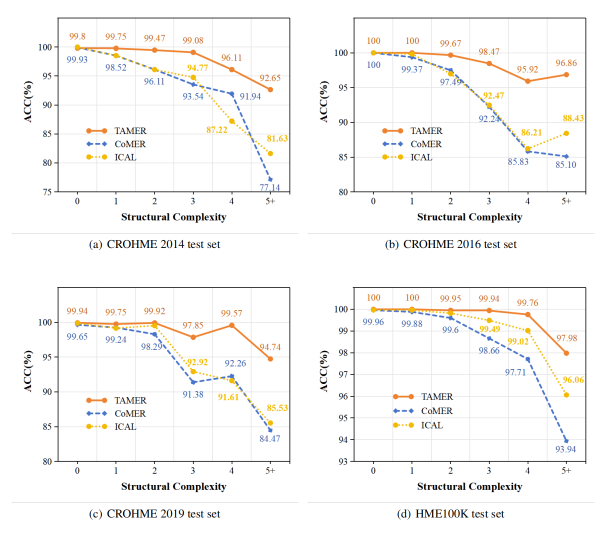
#> input picture baseline/images/Bracket_Matching_Accuracy.png, 1229 x 1069 px, found by its file name (shown at 1/2 size); its folder holds only this picture in this run
$ python preprocess_images.py
#> lines starting #> are read from the running program, lines starting #| are printed output that depends on the picture; after the words box and inside, x2 and y2 are one past the last pixel; in counts of white or black regions, pixels touching at a corner belong together
import os
import shutil
import cv2
import numpy as np

def crop_formula_region(img_gray, padding=10):
    """Crop the formula region from the image by removing background margins."""
    # Determine if background is light or dark
    # We check the average of the edges
    h, w = img_gray.shape
    edge_pixels = np.concatenate([
        img_gray[0, :], img_gray[-1, :],
        img_gray[:, 0], img_gray[:, -1]
    ])
    bg_color = np.median(edge_pixels)

    # Binarize to find foreground
    if bg_color > 127:
        # Light background, dark text
        _, thresh = cv2.threshold(img_gray, bg_color - 30, 255, cv2.THRESH_BINARY_INV)
    else:
        # Dark background, light text
        _, thresh = cv2.threshold(img_gray, bg_color + 30, 255, cv2.THRESH_BINARY)

    # Find coordinates of all non-zero pixels
    coords = cv2.findNonZero(thresh)
    if coords is not None:
        x, y, w_box, h_box = cv2.boundingRect(coords)
        # Add padding
        x1 = max(0, x - padding)
        y1 = max(0, y - padding)
        x2 = min(w, x + w_box + padding)
        y2 = min(h, y + h_box + padding)
        return img_gray[y1:y2, x1:x2]
    return img_gray

def resize_keep_aspect(img, target_h=192, max_w=672):
    """Resize image to target height while keeping aspect ratio, up to max width."""
    h, w = img.shape[:2]
    scale = target_h / h
    new_w = int(w * scale)
    if new_w > max_w:
        new_w = max_w
    return cv2.resize(img, (new_w, target_h), interpolation=cv2.INTER_AREA)

def preprocess_p1(img_path):
    """P1: Gray -> Crop -> Resize keeping aspect ratio."""
    img = cv2.imread(img_path)
    if img is None:
        return None
    gray = cv2.cvtColor(img, cv2.COLOR_BGR2GRAY)
    cropped = crop_formula_region(gray, padding=8)
    resized = resize_keep_aspect(cropped, target_h=192, max_w=672)
    # Convert back to BGR for consistent channel count
    return cv2.cvtColor(resized, cv2.COLOR_GRAY2BGR)

def preprocess_p2(img_path):
    """P2: P1 + Threshold & Denoise."""
    img = cv2.imread(img_path)
    if img is None:
        return None
    gray = cv2.cvtColor(img, cv2.COLOR_BGR2GRAY)
    cropped = crop_formula_region(gray, padding=8)

    # Otsu thresholding for crisp text
    # Assuming light background, if dark background we invert
    h, w = cropped.shape
    edge_pixels = np.concatenate([cropped[0, :], cropped[-1, :], cropped[:, 0], cropped[:, -1]])
    edge_mean = np.mean(edge_pixels)

    if edge_mean > 127:
        # Light background, dark text
        _, thresh = cv2.threshold(cropped, 0, 255, cv2.THRESH_BINARY + cv2.THRESH_OTSU)
    else:
        # Dark background, light text. Invert to keep black text on white background
        _, thresh = cv2.threshold(cropped, 0, 255, cv2.THRESH_BINARY_INV + cv2.THRESH_OTSU)

    # Denoise using median blur to clean up stray dots
    denoised = cv2.medianBlur(thresh, 3)

    # Resize keeping aspect ratio
    resized = resize_keep_aspect(denoised, target_h=192, max_w=672)
    return cv2.cvtColor(resized, cv2.COLOR_GRAY2BGR)

def main():
    src_dir = "tasks/task1_unimernet_baseline/data/quick_test_50/images"
    p0_dir = "tasks/task2_preprocessing_ablation/data/p0_original"
    p1_dir = "tasks/task2_preprocessing_ablation/data/p1_crop_gray_resize"
    p2_dir = "tasks/task2_preprocessing_ablation/data/p2_threshold_denoise"

    for d in [p0_dir, p1_dir, p2_dir]:
        os.makedirs(d, exist_ok=True)

    print("Starting preprocessing ablation images...")
    images = [f for f in os.listdir(src_dir) if f.endswith(".png")]

    for img_name in images:
        src_path = os.path.join(src_dir, img_name)

        # P0: Copy original image
        shutil.copy(src_path, os.path.join(p0_dir, img_name))

        # P1: Crop + Gray + Resize
        p1_img = preprocess_p1(src_path)
#> in preprocess_p1, img is the input picture: shape (1069, 1229, 3); mean B, G, R 245.9, 247.1, 248
#> in preprocess_p1, `gray = cv2.cvtColor(img, cv2.COLOR_BGR2GRAY)`:
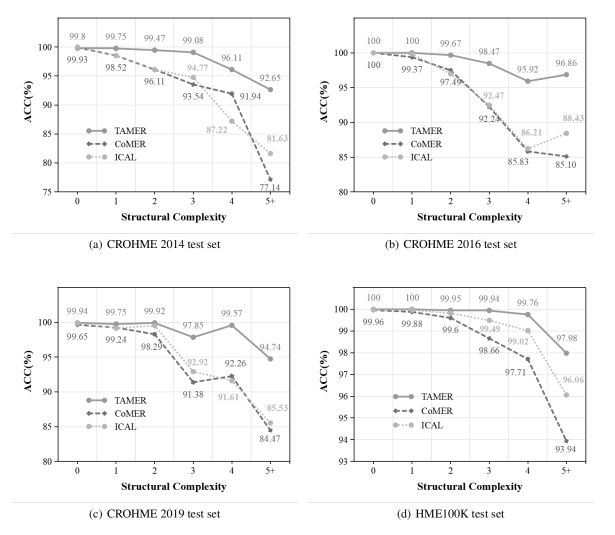
#> gray: shape (1069, 1229) (shown at 1/2 size); min 0, max 255, mean 247.2
#> in crop_formula_region, `edge_pixels = np.concatenate([ img_gray[0, :], img_gray[-1, :], img_gr..`: edge_pixels = 4596 values from 255 to 255
#> in crop_formula_region, `bg_color = np.median(edge_pixels)`: bg_color = 255
#> in crop_formula_region, `_, thresh = cv2.threshold(img_gray, bg_color - 30, 255, cv2.THRESH_BIN..`:
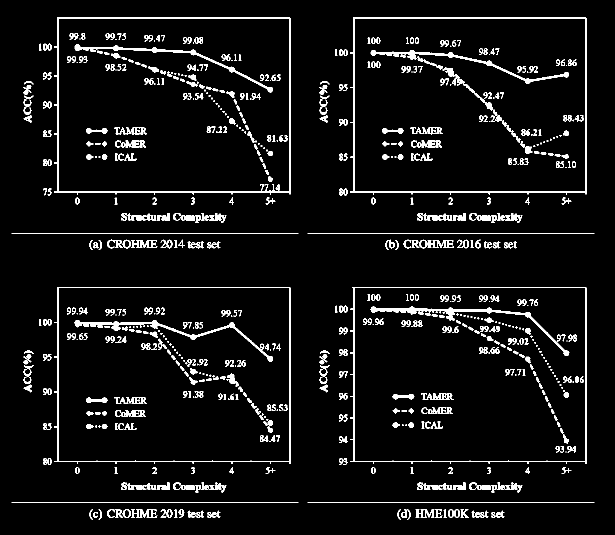
#> thresh: shape (1069, 1229) (shown at 1/2 size); 5.7% white; 765 white regions (174 under 20 px), largest, box (x1, y1, x2, y2) and area: (700, 574, 1173, 928) 3452, (108, 35, 581, 389) 3407, (700, 35, 1173, 389) 3398
#> in crop_formula_region, `coords = cv2.findNonZero(thresh)`: coords = contour of 74268 points, box (x1, y1, x2, y2) (23, 35, 1189, 1039), area 151814
#> in crop_formula_region, `x, y, w_box, h_box = cv2.boundingRect(coords)`: x = 23; y = 35; w_box = 1166; h_box = 1004
#> in crop_formula_region, `x1 = max(0, x - padding)`: x1 = 15
#> in crop_formula_region, `y1 = max(0, y - padding)`: y1 = 27
#> in crop_formula_region, `x2 = min(w, x + w_box + padding)`: x2 = 1197
#> in crop_formula_region, `y2 = min(h, y + h_box + padding)`: y2 = 1047
#> in crop_formula_region, `return img_gray[y1:y2, x1:x2]`:
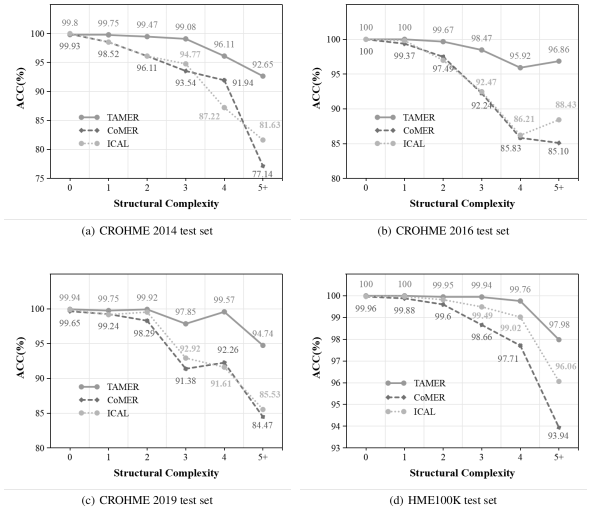
#> returned value: shape (1020, 1182) (shown at 1/2 size); min 0, max 255, mean 246.5
#> in resize_keep_aspect, `return cv2.resize(img, (new_w, target_h), interpolation=cv2.INTER_AREA)`:
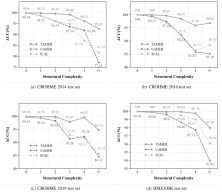
#> returned value: shape (192, 222); min 71, max 255, mean 246.5
        if p1_img is not None:
            cv2.imwrite(os.path.join(p1_dir, img_name), p1_img)

        # P2: P1 + Threshold & Denoise
        p2_img = preprocess_p2(src_path)
#> in preprocess_p2, `edge_pixels = np.concatenate([cropped[0, :], cropped[-1, :], cropped[:..`: edge_pixels = 4404 values from 255 to 255
#> in preprocess_p2, `edge_mean = np.mean(edge_pixels)`: edge_mean = 255
#> in preprocess_p2, `_, thresh = cv2.threshold(cropped, 0, 255, cv2.THRESH_BINARY + cv2.THR..`:
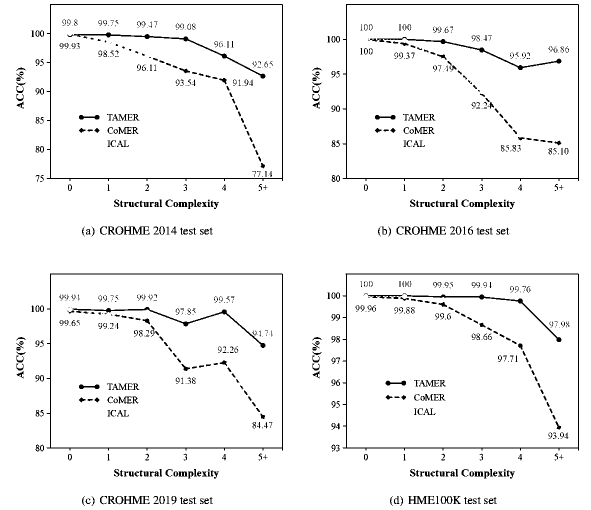
#> thresh: shape (1020, 1182) (shown at 1/2 size); 95.9% white; black in thin lines or dots
#> in preprocess_p2, `denoised = cv2.medianBlur(thresh, 3)`:
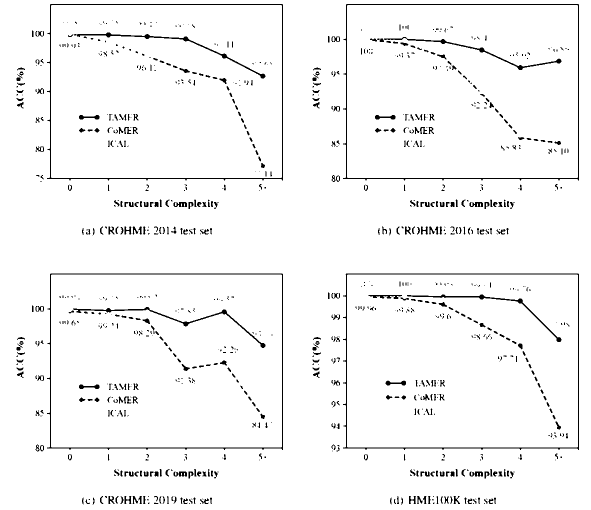
#> denoised: shape (1020, 1182) (shown at 1/2 size); 96.3% white; black in thin lines or dots
#> call 2 of resize_keep_aspect, with target_h = 192, max_w = 672
#> in resize_keep_aspect (call 2), `return cv2.resize(img, (new_w, target_h), interpolation=cv2.INTER_AREA)`:
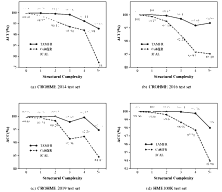
#> returned value: shape (192, 222); min 0, max 255, mean 245.7
        if p2_img is not None:
            cv2.imwrite(os.path.join(p2_dir, img_name), p2_img)

    print(f"Preprocessed {len(images)} images for configs P0, P1, and P2 successfully.")

if __name__ == "__main__":
    main()
